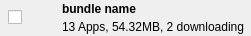
<?xml version="1.0" encoding="UTF-8"?>
<ui version="4.0">
 <class>FormBundleNode</class>
 <widget class="QWidget" name="FormBundleNode">
  <property name="geometry">
   <rect>
    <x>0</x>
    <y>0</y>
    <width>251</width>
    <height>36</height>
   </rect>
  </property>
  <property name="windowTitle">
   <string>Form</string>
  </property>
  <layout class="QGridLayout" name="gridLayout" columnstretch="0,0,1">
   <property name="leftMargin">
    <number>8</number>
   </property>
   <property name="topMargin">
    <number>2</number>
   </property>
   <property name="rightMargin">
    <number>4</number>
   </property>
   <property name="bottomMargin">
    <number>2</number>
   </property>
   <property name="spacing">
    <number>4</number>
   </property>
   <item row="0" column="0" rowspan="2">
    <widget class="QCheckBox" name="checkBox">
     <property name="text">
      <string/>
     </property>
    </widget>
   </item>
   <item row="0" column="1" rowspan="2">
    <widget class="QLabel" name="label_icon">
     <property name="minimumSize">
      <size>
       <width>32</width>
       <height>32</height>
      </size>
     </property>
     <property name="maximumSize">
      <size>
       <width>32</width>
       <height>32</height>
      </size>
     </property>
     <property name="text">
      <string/>
     </property>
     <property name="pixmap">
      <pixmap resource="skins.qrc">:/skins/skins/icon_bundle_0.png</pixmap>
     </property>
     <property name="scaledContents">
      <bool>true</bool>
     </property>
    </widget>
   </item>
   <item row="0" column="2">
    <widget class="QLabel" name="label_name">
     <property name="font">
      <font>
       <weight>75</weight>
       <bold>true</bold>
      </font>
     </property>
     <property name="text">
      <string>bundle name</string>
     </property>
     <property name="wordWrap">
      <bool>false</bool>
     </property>
    </widget>
   </item>
   <item row="1" column="2">
    <widget class="QLabel" name="label_description">
     <property name="text">
      <string>13 Apps, 54.32MB, 2 downloading</string>
     </property>
    </widget>
   </item>
  </layout>
 </widget>
 <resources>
  <include location="skins.qrc"/>
 </resources>
 <connections/>
</ui>
